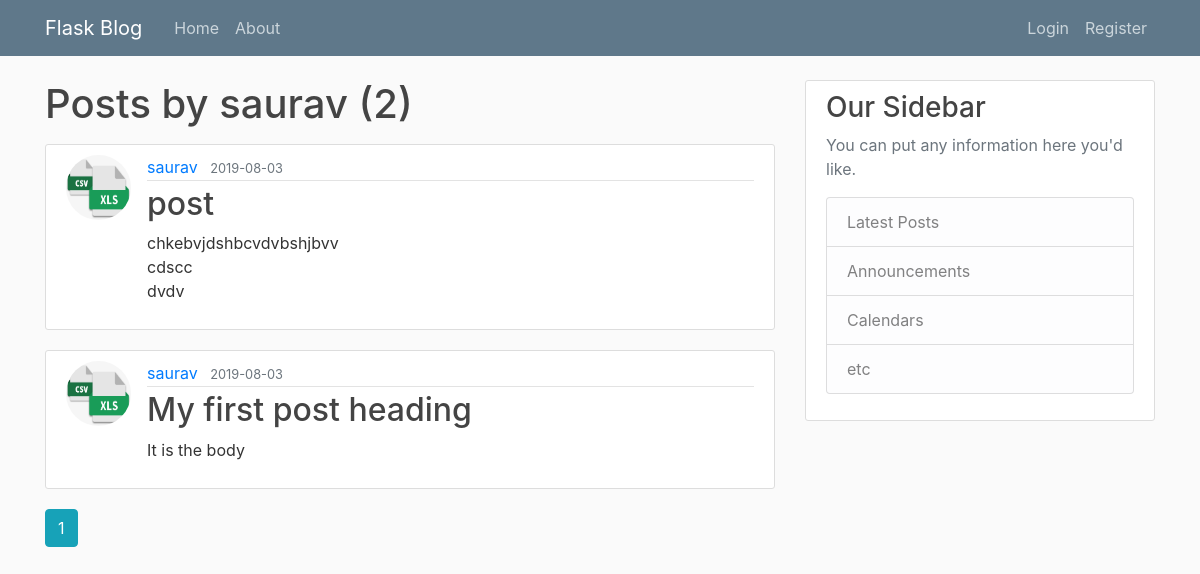
Before: /user/saurav with the older database file.
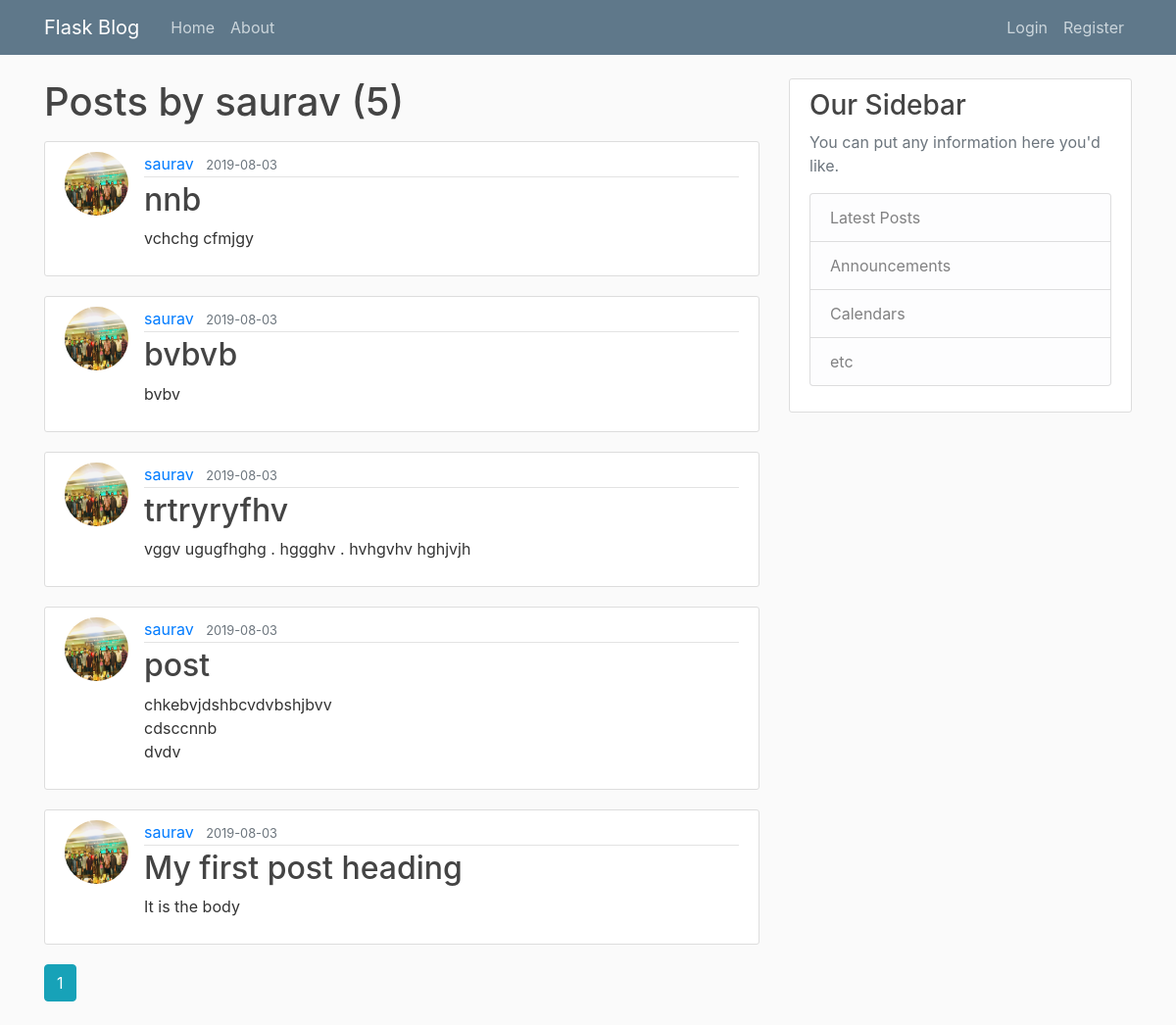
After: the same page with the newer database file.
### app/models.py (models this page shows, shortened)
class User(db.Model,UserMixin):
    id = db.Column(db.Integer, primary_key=True)
    username = db.Column(db.String(20), unique=True, nullable=False)
    email = db.Column(db.String(120), unique=True, nullable=False)
    image_file = db.Column(db.String(20), nullable=False , default='default.jpg')
    password = db.Column(db.String(60), nullable=False)
    posts = db.relationship('Post', backref='author', lazy=True)

class Post(db.Model):
    id = db.Column(db.Integer, primary_key=True)
    title = db.Column(db.String(100), nullable=False)
    date_posted = db.Column(db.DateTime, nullable=False, default=datetime.utcnow)
    content = db.Column(db.Text, nullable=False)
    user_id = db.Column(db.Integer, db.ForeignKey('user.id'), nullable=False)

### app/users/routes.py (the view)
@users.route("/user/<string:username>")
def user_posts(username):
    page = request.args.get('page',1,type=int)
    user = User.query.filter_by(username=username).first_or_404()
    posts = Post.query.filter_by(author=user)\
        .order_by(Post.date_posted.desc())\
        .paginate(page=page,per_page=5)
    return render_template("user_posts.html",posts=posts,user=user)

### app/templates/user_posts.html
{% extends "layout.html" %}
{% block content%}
<h1 class="mb-3"> Posts by {{ user.username }} ({{ posts.total }}) </h1>
{% for post in posts.items %}
<article class="media content-section">
    <img class="rounded-circle article-img" src="{{ url_for('static', filename='profile_pics/'+post.author.image_file)}}">
    <div class="media-body">
        <div class="article-metadata">
            <a class="mr-2" href="{{ url_for('users.user_posts', username=post.author.username) }}">{{ post.author.username }}</a>
            <small class="text-muted">{{ post.date_posted.strftime('%Y-%m-%d') }}</small>
        </div>
        <h2><a class="article-title" href="{{ url_for('posts.post',post_id=post.id) }}">{{ post.title }}</a></h2>
        <p class="article-content">{{ post.content }}</p>
    </div>
</article>
{% endfor %}
{% for page_num in posts.iter_pages(left_edge=1, right_edge=1, left_current=1, right_current=1) %}
{% if page_num %}
    {% if posts.page == page_num %}
        <a class="btn btn-info mb-4" href="{{url_for('users.user_posts', username=user.username, page=page_num)}}">{{ page_num }}</a>
    {% else %}
        <a class="btn btn-outline-info mb-4" href="{{url_for('users.user_posts', username=user.username, page=page_num)}}">{{ page_num }}</a>
    {% endif%}
{% else %}
...
{% endif %}
{% endfor %}
{% endblock content %}

### app/templates/layout.html (shortened to what this page needs)
<!DOCTYPE html>
<html lang="en">
<head>
    <link rel="stylesheet" href="https://stackpath.bootstrapcdn.com/bootstrap/4.3.1/css/bootstrap.min.css"
>
        <link rel="stylesheet" type="text/css" href="{{url_for('static',filename='main.css')  }}">
</head>
<body>
    <header class="site-header">
        <nav class="navbar navbar-expand-md navbar-dark bg-steel fixed-top">
            <div class="container">
                <a class="navbar-brand mr-4" href="/">Flask Blog</a>
                <div class="collapse navbar-collapse" id="navbarToggle">
                    <div class="navbar-nav mr-auto">
                        <a class="nav-item nav-link" href="{{ url_for('main.home') }}">Home</a>
                        <a class="nav-item nav-link" href="{{ url_for('main.about') }}">About</a>
                    </div>
                    <div class="navbar-nav">
                        {% if current_user.is_authenticated %}
                        <a class="nav-item nav-link" href="{{ url_for('posts.new_post') }}">New Post</a>
                            <a class="nav-item nav-link" href="{{ url_for('users.account') }}">Account</a>
                            <a class="nav-item nav-link" href="{{ url_for('users.logout') }}">Logout</a>
                        {% else %}
                            <a class="nav-item nav-link" href="{{ url_for('users.login') }}">Login</a>
                            <a class="nav-item nav-link" href="{{ url_for('users.register') }}">Register</a>
                        {% endif %}
                    </div>
                </div>
            </div>
        </nav>
    </header>
    <main role="main" class="container">
        <div class="row">
            <div class="col-md-8">
                {% block content %}{% endblock %}
            </div>
            <div class="col-md-4">
                <div class="content-section">
                    <h3>Our Sidebar</h3>
                    <p class='text-muted'>You can put any information here you'd like.
                        <ul class="list-group">
                            <li class="list-group-item list-group-item-light">Latest Posts</li>
                            <li class="list-group-item list-group-item-light">Announcements</li>
                            <li class="list-group-item list-group-item-light">Calendars</li>
                            <li class="list-group-item list-group-item-light">etc</li>
                        </ul>
                    </p>
                </div>
            </div>
        </div>
    </main>
</body>
</html>

### app/static/main.css (style rules this page uses)
body { background: #fafafa; color: #333333; margin-top: 5rem; }
h1, h2, h3, h4, h5, h6 { color: #444444; }
.bg-steel { background-color: #5f788a; }
.site-header .navbar-nav .nav-link { color: #cbd5db; }
.content-section { background: #ffffff; padding: 10px 20px; border: 1px solid #dddddd; border-radius: 3px; margin-bottom: 20px; }
.article-title { color: #444444; }
.article-content { white-space: pre-line; }
.article-img { height: 65px; width: 65px; margin-right: 16px; }
.article-metadata { padding-bottom: 1px; margin-bottom: 4px; border-bottom: 1px solid #e3e3e3 }

Changed rows visible on the page:
added Post: image_file (picture), author.username "saurav", date_posted "2019-08-03", title "nnb", content "vchchg cfmjgy"
added Post: image_file (picture), author.username "saurav", date_posted "2019-08-03", title "bvbvb", content "bvbv"
added Post: image_file (picture), author.username "saurav", date_posted "2019-08-03", title "trtryryfhv", content "vggv ugugfhghg . hggghv . hvhgvhv hghjvjh"
changed Post "post": image_file: a different picture; content "chkebvjdshbcvdvbshjbvv cdscc dvdv" → "chkebvjdshbcvdvbshjbvv cdsccnnb dvdv"
changed through a linked row, Post "My first post heading": image_file: a different picture
Other visible differences:
{{ posts.total }}: "2" → "5"
